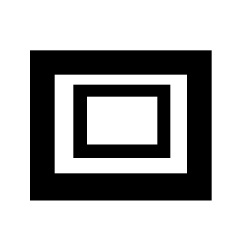
//> input picture fiducial-detection/type1.jpg, 242 x 252 px, given in place of the camera
$ ./Source   (built with g++ and OpenCV 4)
//> lines starting //> are read from the running program, lines starting //| are printed output that depends on the picture; after the words box and inside, x2 and y2 are one past the last pixel; in counts of white or black regions, pixels touching at a corner belong together
#include <opencv2\opencv.hpp>
#include <iostream>

#define _CRT_SECURE_NO_WARNINGS
#define MIN_DIFFERENCE_TO_BE_CORNER 10
#define WINDOW_NAME "CAM"

using namespace cv;
using namespace std;

int	iFiducialType1 = 0,
	iFiducialType2 = 0,
	iFiducialType3 = 0;

static void WindowClickedEvent(int event, int x, int y, int flags, void* userdata) {

	Mat	image;

	if (event == EVENT_LBUTTONDOWN) {

		image = *(Mat*)userdata;
		imshow("", image);
		cout << "Type 1 fiducial: " << iFiducialType1 << endl;
		cout << "Type 2 fiducial: " << iFiducialType2 << endl;
		cout << "Type 3 fiducial: " << iFiducialType3 << endl << endl;
	}
}

static bool IsCircularContour(vector<Point> contour) {

	bool	bIsCircular = true;
	int	iPointCount = contour.size();;

	if (!contour.empty()) {

		for (int pi = 0; pi < iPointCount - 1; ++pi)
			if (abs(contour[pi].x - contour[pi + 1].x) > MIN_DIFFERENCE_TO_BE_CORNER
				|| abs(contour[pi].y - contour[pi + 1].y) > MIN_DIFFERENCE_TO_BE_CORNER)
				bIsCircular = false;
	}

	return bIsCircular;
}

// Very dangerous to change. Functionality depends on the fudicial we're working on.
static int GetInnermostRectContourIndex
(vector<vector<Point> > contours, vector<Vec4i> hierarchy, int parent_contour_index) {

	int	iFirstInnerRect,
		iSecondInnerRect,
		iThirdInnerRect,
		iInnermostRect = -1;

	if (hierarchy.empty())
		return iInnermostRect;

	if (hierarchy[parent_contour_index][2] != -1) {
		iFirstInnerRect = hierarchy[hierarchy[parent_contour_index][2]][2];
		if (iFirstInnerRect != -1 && hierarchy[iFirstInnerRect][2] != -1) {
			iSecondInnerRect = hierarchy[hierarchy[iFirstInnerRect][2]][2];
			if (iSecondInnerRect != -1 && hierarchy[iSecondInnerRect][2] != -1) {
				iThirdInnerRect = hierarchy[hierarchy[iSecondInnerRect][2]][2];
				if (iThirdInnerRect != -1 && hierarchy[iThirdInnerRect][2] != -1
					&& !IsCircularContour(contours[hierarchy[iThirdInnerRect][2]])) {
					iInnermostRect = hierarchy[iThirdInnerRect][2];
				}
			}
		}
	}

	return iInnermostRect;
}

int main(int argc, char** argv)
{
	Mat	mSrc,
		mGray,
		mBin,
		mEdges;

	vector<vector<Point> > vContours;
	vector<Vec4i> vHierarchy;

	VideoCapture cap(0);

	namedWindow("CAM", CV_WINDOW_AUTOSIZE);
	setMouseCallback("CAM", WindowClickedEvent, &mSrc);

	while (true) {

		cap >> mSrc;
//> mSrc is the input picture: 252 rows x 242 cols, CV_8UC3; min 0, max 255, mean 179.8

		cvtColor(mSrc, mGray, CV_BGR2GRAY);
		threshold(mGray, mBin, 100, 255, 0);
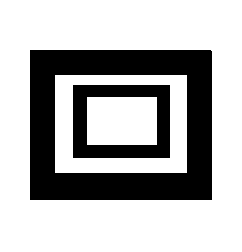
//> mBin: 252 rows x 242 cols, CV_8UC1; 70.3% white; 2 black regions, box (x1, y1, x2, y2) and area: (30, 50, 212, 200) 14363, (73, 85, 170, 158) 3721
		GaussianBlur(mBin, mBin, Size(9, 9), 2, 2);
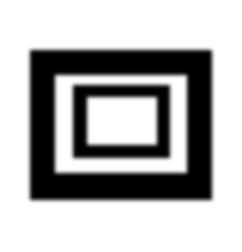
//> mBin: 252 rows x 242 cols, CV_8UC1; min 0, max 255, mean 179.4
		Canny(mBin, mEdges, 100, 400);
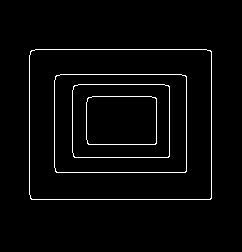
//> mEdges: 252 rows x 242 cols, CV_8UC1; 2.8% white in thin lines or dots, all inside (x1, y1, x2, y2) = (29, 49, 212, 200)

		// RETR_TREE: Creates a full family hierarchy list.
		// CV_CHAIN_APPROX_SIMPLE: compresses horizontal, vertical,
		// and diagonal segments and leaves only their end points.
		// CV_CHAIN_APPROX_NONE: stores absolutely all the contour points.
		// Hierarchy: [Next, Previous, First_Child, Parent]
		findContours(mEdges.clone(), vContours, vHierarchy, RETR_TREE, CV_CHAIN_APPROX_SIMPLE);
//> vContours = 8 contours; box (x1, y1, x2, y2) and area: (29, 49, 212, 200) 27279, (29, 49, 212, 200) 27273, (54, 74, 187, 173) 12915, (54, 74, 187, 173) 12909, (72, 84, 170, 158) 7060, (72, 84, 170, 158) 7054, (86, 96, 157, 145) 3339, (86, 96, 157, 145) 3333; vHierarchy = 8 items: [-1, -1, 1, -1], [-1, -1, 2, 0], [-1, -1, 3, 1], [-1, -1, 4, 2], [-1, -1, 5, 3], [-1, -1, 6, 4], [-1, -1, 7, 5], [-1, -1, -1, 6]

		iFiducialType1 = iFiducialType2 = iFiducialType3 = 0;

		for (int ci = 0; ci < vContours.size(); ++ci)
		{
			// Find the outermost box iff there is no parent.
			if (vHierarchy[ci][3] == -1) {

				int iInnermostRect = GetInnermostRectContourIndex(vContours, vHierarchy, ci);

				// Check if the current contour is the type of fiducial we're looking for.
				// iInnermostRect denotes innermost rectangle's index
				if (iInnermostRect != -1) {

					// Type 1 fiducial - No circles' been detected. (No child as well)
					if (vHierarchy[iInnermostRect][2] == -1) {
						drawContours(mSrc, vContours, ci, Scalar(0, 0, 255), 2);
						++iFiducialType1;
					}

					// There are some contours inside the innermost quadrilateral, check if it's a circle
					else if (IsCircularContour(vContours[vHierarchy[iInnermostRect][2]])) {

						// Type 2 fiducial - only one circle's been detected.
						// vHierarchy[iInnermostRect][2] denotes circular contour's index
						if (vHierarchy[vHierarchy[iInnermostRect][2]][0] == -1) {
							drawContours(mSrc, vContours, ci, Scalar(0, 255, 0), 2);
							++iFiducialType2;
						}

						// Type 3 fiducial - Two circles' been detected.
						// vHierarchy[iInnermostRect][2] and vHierarchy[vHierarchy[iInnermostRect][2]][0]
						// denote circular contours' indexes
						else if (IsCircularContour(vContours[vHierarchy[vHierarchy[iInnermostRect][2]][0]])) {
							drawContours(mSrc, vContours, ci, Scalar(255, 0, 0), 2);
							++iFiducialType3;
						}
					}
				}
			}
		}
//> this loop made 8 passes
//> (iFirstInnerRect in GetInnermostRectContourIndex, iSecondInnerRect in GetInnermostRectContourIndex, iThirdInnerRect in GetInnermostRectContourIndex, iPointCount in IsCircularContour, iInnermostRect in GetInnermostRectContourIndex, iInnermostRect, iFiducialType1) on pass 1: (2, 4, 6, 16, 7, 7, 1)
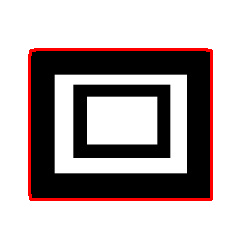
//> mSrc: 252 rows x 242 cols, CV_8UC3; 3.25% of pixels changed, all inside (x1, y1, x2, y2) = (28, 48, 213, 201)
//> after the loop, iFiducialType1 = 1; iFiducialType2 = 0; iFiducialType3 = 0

		imshow(WINDOW_NAME, mSrc);
		waitKey(20);
	}

	return 0;
}
